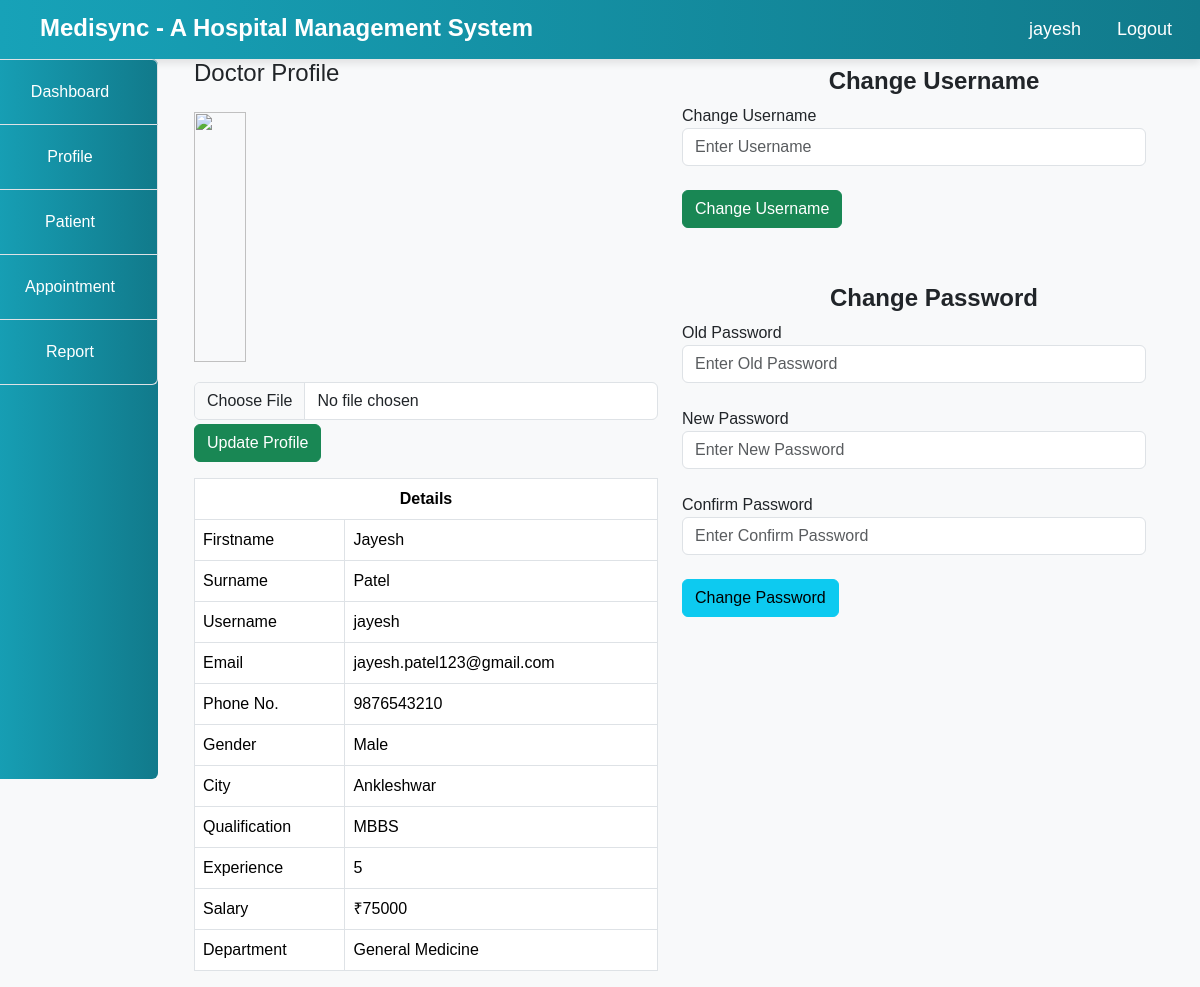
Page /Hospital/doctor/profile.php (signed in) on the committed database.
### tables this page shows
CREATE TABLE `doctors` (
  `id` int(100) NOT NULL,
  `firstname` varchar(100) NOT NULL,
  `surname` varchar(100) NOT NULL,
  `username` varchar(100) NOT NULL,
  `email` varchar(100) NOT NULL,
  `gender` varchar(100) NOT NULL,
  `phone` varchar(100) NOT NULL,
  `city` varchar(100) NOT NULL,
  `qualification` varchar(100) NOT NULL,
  `experience` varchar(100) NOT NULL,
  `password` varchar(100) NOT NULL,
  `salary` varchar(100) NOT NULL,
  `department` varchar(100) NOT NULL,
  `date_reg` varchar(100) NOT NULL,
  `status` text NOT NULL,
  `profile` varchar(100) NOT NULL
);

### Hospital/doctor/profile.php (the view, shortened to what this page needs)
<?php
include("../include/connection.php");
?>
 <!DOCTYPE html>
<html lang="en">
<head>
</head>
<body>
    <?php include("../include/header.php"); ?>
    <div class="container-fluid">
        <div class="col-md-12">
            <div class="row">
                <div class="col-md-2" style="margin-left: -30px;">
                    <?php include("sidenav.php"); ?>
                </div>
                <div class="col-md-10">
                    <div class="container-fluid">
                        <div class="col-md-12">
                            <div class="row">
                                <div class="col-md-6">
                                    <h4>Doctor Profile</h4>
                                    <?php
                                    $doc = $_SESSION['doctor'];
                                    $query = "SELECT * FROM doctors WHERE username='$doc'";
                                    $res = mysqli_query($connect, $query);
                                    $row = mysqli_fetch_array($res);
                                    ?>
                                    <form method="post" enctype="multipart/form-data" onsubmit="return validateProfileUpdate(event)">
                                        <?php echo "<img src='img/".$row['profile']."' style='height: 250px;' class='col-md-4 my-3'>"; ?>
                                        <input type="file" name="img" class="form-control my-1">
                                        <input type="submit" name="upload" class="btn btn-success" value="Update Profile">
                                    </form>
                                    <div class="my-3">
                                        <table class="table table-bordered">
                                            <tr>
                                                <th colspan="2" class="text-center">Details</th>
                                            </tr>
                                            <tr>
                                                <td>Firstname</td>
                                                <td><?php echo $row['firstname'];?></td>
                                            </tr>
                                            <tr>
                                                <td>Surname</td>
                                                <td><?php echo $row['surname'];?></td>
                                            </tr>
                                            <tr>
                                                <td>Username</td>
                                                <td><?php echo $row['username'];?></td>
                                            </tr>
                                            <tr>
                                                <td>Email</td>
                                                <td><?php echo $row['email'];?></td>
                                            </tr>
                                            <tr>
                                                <td>Phone No.</td>
                                                <td><?php echo $row['phone'];?></td>
                                            </tr>
                                            <tr>
                                                <td>Gender</td>
                                                <td><?php echo $row['gender'];?></td>
                                            </tr>
                                            <tr>
                                                <td>City</td>
                                                <td><?php echo $row['city'];?></td>
                                            </tr>
                                            <tr>
                                                <td>Qualification</td>
                                                <td><?php echo $row['qualification'];?></td>
                                            </tr>
                                            <tr>
                                                <td>Experience</td>
                                                <td><?php echo $row['experience'];?></td>
                                            </tr>
                                            <tr>
                                                <td>Salary</td>
                                                <td><?php echo "₹".$row['salary']."";?></td>
                                            </tr>
                                            <tr>
                                        <td>Department</td>
                                        <td><?php echo "".$row['department']."";?></td>
                                    </tr>
                                        </table>
                                    </div>
                                </div>
                                <div class="col-md-6">
                                    <h5 class="text-center my-2">Change Username</h5>
                                    <form method="post" onsubmit="return validateUsernameChange(event)">
                                        <label>Change Username</label>
                                        <input type="text" name="uname" class="form-control" autocomplete="off" placeholder="Enter Username">
                                        <br>
                                        <input type="submit" name="change_uname" class="btn btn-success" value="Change Username">
                                    </form>
                                    <br></br>
                                    <h5 class="text-center my-2">Change Password</h5>
                                    <form method="post" onsubmit="return validatePasswordChange(event)">
                                        <div class="form-group">
                                            <label>Old Password</label>
                                            <input type="password" name="old_pass" class="form-control" autocomplete="off" placeholder="Enter Old Password">
                                        </div>
                                        <br>
                                        <div class="form-group">
                                            <label>New Password</label>
                                            <input type="password" name="new_pass" class="form-control" autocomplete="off" placeholder="Enter New Password">
                                        </div>
                                        <br>
                                        <div class="form-group">
                                            <label>Confirm Password</label>
                                            <input type="password" name="con_pass" class="form-control" autocomplete="off" placeholder="Enter Confirm Password">
                                        </div>
                                        <br>
                                        <input type="submit" name="change_pass" class="btn btn-info" value="Change Password">
                                    </form>
                                </div>
                            </div>
                        </div>
                    </div>
                </div>
            </div>
        </div>
    </div>
</body>
</html>

### Hospital/include/header.php (style rules this page uses)
body { font-family: 'Arial', sans-serif; background-color: #f8f9fa; }
h5 { margin-left: 40px; margin-top: 5px; font-size: 24px; font-weight: bold; }

### rows in the picture
doctors: firstname "Jayesh", surname "Patel", username "jayesh", email "jayesh.patel123@gmail.com", phone "9876543210", gender "Male", city "Ankleshwar", qualification "MBBS", experience "5", salary "75000", department "General Medicine"

### other values in the picture
$user "jayesh"
